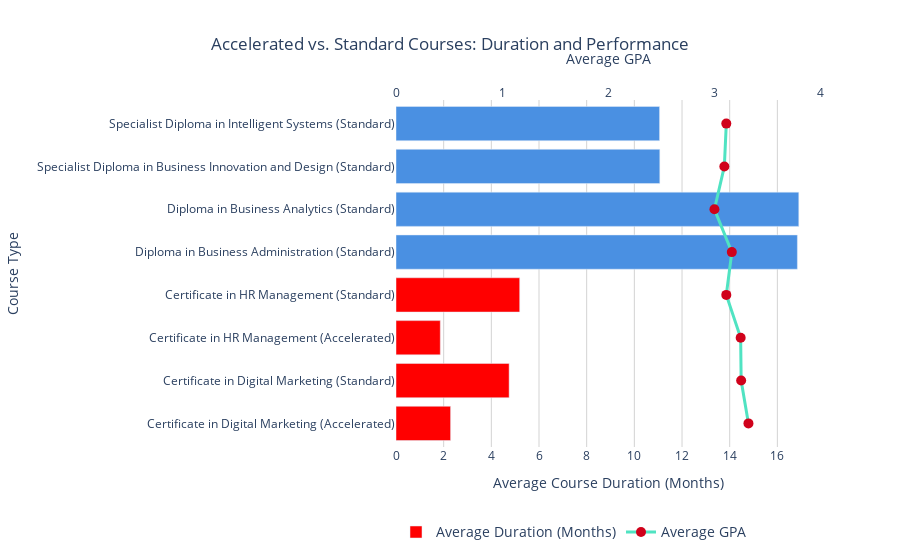

Source (notebook cell):
### Markdown cell above
## **Chart 3: Accelerated vs. Standard Courses: Duration and Performance (Combination Chart)**

### Code cell
import pandas as pd
import plotly.graph_objects as go

# --- 1. Load the Data ---
# (Assume df is already loaded with your dataset)

# --- 2. Feature Engineering: Identify Accelerated Courses ---
# Create a new column to flag students in the accelerated program
df['Is_Accelerated'] = df['STUDENT ID'].str.contains('A', na=False)

# Create a more descriptive course name for the plot's y-axis
df['Course_Type_Name'] = df.apply(
    lambda row: f"{row['COURSE NAME']} (Accelerated)" if row['Is_Accelerated'] else f"{row['COURSE NAME']} (Standard)",
    axis=1
)

# --- 3. Aggregate Data ---
# Get a single, final record for each student
student_final_records = df.drop_duplicates(subset='STUDENT ID', keep='last')

# Group by the new descriptive course name and calculate the required metrics
course_comparison_summary = student_final_records.groupby('Course_Type_Name').agg(
    Average_Duration=('COURSE_DURATION_MONTHS', 'mean'),
    Average_GPA=('CUMULATIVE_GPA', 'mean'),
    Number_of_Students=('STUDENT ID', 'nunique') # Added student count
).reset_index()

# Sort the data to group standard and accelerated versions of the same course together
course_comparison_summary = course_comparison_summary.sort_values(by='Course_Type_Name', ascending=True)

# --- 4. Color coding: Red for Certificates, Blue otherwise ---
bar_colors = [
    'red' if 'Certificate' in course else '#4A90E2'
    for course in course_comparison_summary['Course_Type_Name']
]

# --- 5. Create the Combination Chart ---
fig = go.Figure()

# --- Add the Bar Chart (Average Course Duration) ---
fig.add_trace(go.Bar(
    y=course_comparison_summary['Course_Type_Name'],
    x=course_comparison_summary['Average_Duration'],
    name='Average Duration (Months)',
    marker_color=bar_colors,  # Apply custom colors
    orientation='h',
    customdata=course_comparison_summary['Number_of_Students'], # Pass student count to hover
    hovertemplate='<b>%{y}</b><br>Avg. Duration: %{x:.1f} months<br>Student Count: %{customdata}<extra></extra>'
))

# --- Add the Line Graph (Average GPA) ---
fig.add_trace(go.Scatter(
    y=course_comparison_summary['Course_Type_Name'],
    x=course_comparison_summary['Average_GPA'],
    name='Average GPA',
    mode='lines+markers',
    marker=dict(color='#D0021B', size=10),
    line=dict(color='#50E3C2', width=3),
    xaxis='x2',  # Assign this trace to the secondary x-axis
    customdata=course_comparison_summary['Number_of_Students'], # Pass student count to hover
    hovertemplate='<b>%{y}</b><br>Average GPA: %{x:.2f}<br>Student Count: %{customdata}<extra></extra>'
))

# --- 6. Customize the Layout ---
fig.update_layout(
    title_text='Accelerated vs. Standard Courses: Duration and Performance',
    title_x=0.5,
    yaxis_title='Course Type',
    plot_bgcolor='white',
    paper_bgcolor='white',
    showlegend=True,
    legend=dict(
        orientation="h",
        yanchor="top",
        y=-0.2,
        xanchor="left",
        x=0,
        font=dict(size=14)
    ),
    # Primary x-axis (for bars) with grid lines
    xaxis=dict(
        title_text="Average Course Duration (Months)",
        showgrid=True,       # Enable grid lines for bar chart
        gridcolor='lightgray',
        dtick=2
    ),
    # Secondary x-axis (for line chart)
    xaxis2=dict(
        title_text="Average GPA",
        overlaying='x',
        side='top',
        range=[0, 4.0],
        showgrid=False
    )
)

# --- 7. Show the plot ---
fig.show()

### Figure 1 — Plotly figure (JSON) as saved in the notebook; plotly's stock layout.template omitted (floating-point values rounded to 4 significant figures)
{"data": [{"customdata": [8, 25, 33, 66, 42, 30, 43, 28], "hovertemplate": "<b>%{y}</b><br>Avg. Duration: %{x:.1f} months<br>Student Count: %{customdata}<extra></extra>", "marker": {"color": ["red", "red", "red", "red", "#4A90E2", "#4A90E2", "#4A90E2", "#4A90E2"]}, "name": "Average Duration (Months)", "orientation": "h", "type": "bar", "x": [2.29, 4.746, 1.858, 5.189, 16.84, 16.9, 11.07, 11.06], "y": ["Certificate in Digital Marketing (Accelerated)", "Certificate in Digital Marketing (Standard)", "Certificate in HR Management (Accelerated)", "Certificate in HR Management (Standard)", "Diploma in Business Administration (Standard)", "Diploma in Business Analytics (Standard)", "Specialist Diploma in Business Innovation and Design (Standard)", "Specialist Diploma in Intelligent Systems (Standard)"]}, {"customdata": [8, 25, 33, 66, 42, 30, 43, 28], "hovertemplate": "<b>%{y}</b><br>Average GPA: %{x:.2f}<br>Student Count: %{customdata}<extra></extra>", "line": {"color": "#50E3C2", "width": 3}, "marker": {"color": "#D0021B", "size": 10}, "mode": "lines+markers", "name": "Average GPA", "type": "scatter", "x": [3.325, 3.256, 3.252, 3.116, 3.168, 3.004, 3.098, 3.116], "xaxis": "x2", "y": ["Certificate in Digital Marketing (Accelerated)", "Certificate in Digital Marketing (Standard)", "Certificate in HR Management (Accelerated)", "Certificate in HR Management (Standard)", "Diploma in Business Administration (Standard)", "Diploma in Business Analytics (Standard)", "Specialist Diploma in Business Innovation and Design (Standard)", "Specialist Diploma in Intelligent Systems (Standard)"]}], "layout": {"legend": {"font": {"size": 14}, "orientation": "h", "x": 0, "xanchor": "left", "y": -0.2, "yanchor": "top"}, "paper_bgcolor": "white", "plot_bgcolor": "white", "showlegend": true, "title": {"text": "Accelerated vs. Standard Courses: Duration and Performance", "x": 0.5}, "xaxis": {"dtick": 2, "gridcolor": "lightgray", "showgrid": true, "title": {"text": "Average Course Duration (Months)"}}, "xaxis2": {"overlaying": "x", "range": [0, 4], "showgrid": false, "side": "top", "title": {"text": "Average GPA"}}, "yaxis": {"title": {"text": "Course Type"}}}}
